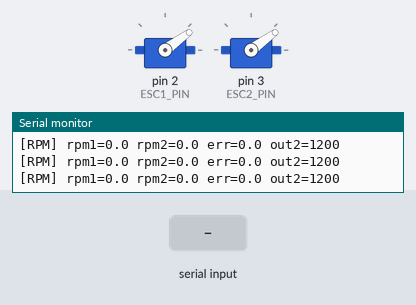
A sketch run on a simulated Arduino Uno, built with avr-gcc and run on an emulated ATmega328P. Shown: 2 × servo, the last lines printed to the serial monitor. The inputs (shaded band) are chosen by the test bench.

Above: at 4.2 s.
4.3 s: byte 116 ('t') received over Serial
At 5.6 s:
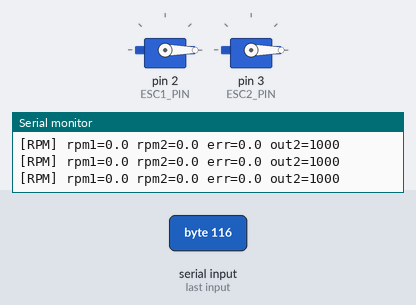
Timing chart, 0 to 7.3 s (numbered marks = the images above; inputs shaded):
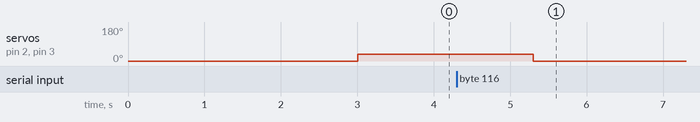

Measured:
- after the input at 4.3 s, servo on pin 2 (ESC1_PIN), servo on pin 3 (ESC2_PIN): 36° → 0° after 1.0 s

The sketch:

RPM_phase_matching_V1.ino
```cpp
#include <SPI.h>
#include <Servo.h>

// -------------------- USER CONFIG --------------------
// Encoder CS pins (shared SPI bus)
constexpr uint8_t CS_M1 = 10;
constexpr uint8_t CS_M2 = 9;

// ESC signal pins
constexpr uint8_t ESC1_PIN = 2;   // Motor 1 = reference (master)
constexpr uint8_t ESC2_PIN = 3;   // Motor 2 = follower

// ESC pulse limits
constexpr int ESC_MIN_US = 1000;
constexpr int ESC_MAX_US = 2000;

// Base throttle applied to Motor 1 (and feedforward for Motor 2)
volatile int baseThrottleUs = 1200;

// Control period
constexpr uint32_t CONTROL_PERIOD_US = 2000; // 500 Hz

// SPI settings for AS5147P
constexpr uint32_t SPI_HZ = 1000000;   // 1 MHz to start
constexpr uint8_t  SPI_MODE = SPI_MODE1;

// -------------------- SPEED PI (inner loop) --------------------
// Units: microseconds of ESC correction per RPM error
volatile float Kp_us_per_rpm   = 0.05f;
volatile float Ki_us_per_rpm_s = 0.20f;

constexpr float ITERM_CLAMP_US = 300.0f;  // integral clamp (us)
constexpr float OUT_CLAMP_US   = 250.0f;  // total correction clamp (us)

// RPM low-pass filter
constexpr float RPM_ALPHA = 0.80f;

// -------------------- PHASE (outer loop) --------------------
// Target: motor2 angle = motor1 angle + 90 deg (i.e., motor2 leads by +90°)
volatile float TARGET_PHASE_DEG = 90.0f;

// Phase loop creates a small RPM offset command for motor2.
// Units: RPM offset per degree of phase error
volatile float Kph_rpm_per_deg   = 0.50f;   // start small
volatile float Kih_rpm_per_deg_s = 0.00f;   // often P-only is enough; enable if needed

constexpr float PHASE_I_CLAMP_RPM = 200.0f;  // clamp phase integrator (rpm)
constexpr float PHASE_OFFS_CLAMP_RPM = 300.0f; // clamp max +/- rpm offset commanded by phase loop

// Only enter phase lock when speed is stable
constexpr float MIN_RPM_FOR_PHASE = 500.0f;     // don’t phase-lock near standstill
constexpr float RPM_STABLE_BAND   = 30.0f;      // abs(rpm1-rpm2) threshold
constexpr uint32_t STABLE_HOLD_MS = 1200;       // must remain stable this long

// -------------------------------------------------------------

Servo esc1, esc2;

struct RpmEstimator {
  bool init = false;
  uint16_t prevAngle = 0;
  uint32_t prevTimeUs = 0;
  float rpmFilt = 0.0f;
};

RpmEstimator rpm1State, rpm2State;

float speedITerm_us = 0.0f;   // speed PI integrator (us)
float phaseITerm_rpm = 0.0f;  // phase PI integrator (rpm)

enum SyncMode { MODE_RPM_MATCH, MODE_PHASE_LOCK };
SyncMode mode = MODE_RPM_MATCH;
uint32_t stableStartMs = 0;

// -------------------- AS5147P helpers --------------------
static inline uint8_t evenParityBit15(uint16_t lower15) {
  lower15 &= 0x7FFF;
  uint16_t x = lower15;
  x ^= x >> 8;
  x ^= x >> 4;
  x ^= x >> 2;
  x ^= x >> 1;
  return x & 1;
}

static inline bool checkEvenParity(uint16_t frame) {
  uint16_t lower15 = frame & 0x7FFF;
  uint8_t p = evenParityBit15(lower15);
  uint8_t pFrame = (frame >> 15) & 1;
  return (p == pFrame);
}

// Pipelined read of 14-bit register
uint16_t as5147pRead14(uint8_t csPin, uint16_t addr14) {
  uint16_t cmd = (addr14 & 0x3FFF) | 0x4000;     // read bit
  cmd |= (uint16_t(evenParityBit15(cmd)) << 15); // parity

  SPI.beginTransaction(SPISettings(SPI_HZ, MSBFIRST, SPI_MODE));

  digitalWrite(csPin, LOW);
  SPI.transfer16(cmd);
  digitalWrite(csPin, HIGH);

  delayMicroseconds(1);

  digitalWrite(csPin, LOW);
  uint16_t resp = SPI.transfer16(0x0000);
  digitalWrite(csPin, HIGH);

  SPI.endTransaction();

  bool parityOK = checkEvenParity(resp);
  bool errorFlag = (resp & 0x4000) != 0;

  if (!parityOK || errorFlag) return 0xFFFF;
  return resp & 0x3FFF;
}

uint16_t readAngleMotor1() { return as5147pRead14(CS_M1, 0x3FFF); }
uint16_t readAngleMotor2() { return as5147pRead14(CS_M2, 0x3FFF); }

static inline float angle14_to_deg(uint16_t a14) {
  return (float)a14 * (360.0f / 16384.0f);
}

// Wrap degrees to (-180, 180]
static inline float wrapDeg180(float x) {
  while (x <= -180.0f) x += 360.0f;
  while (x >   180.0f) x -= 360.0f;
  return x;
}

// RPM estimator
float updateRPM(RpmEstimator &st, uint16_t angle14, uint32_t nowUs) {
  if (!st.init) {
    st.init = true;
    st.prevAngle = angle14;
    st.prevTimeUs = nowUs;
    st.rpmFilt = 0.0f;
    return 0.0f;
  }

  uint32_t dtUs = nowUs - st.prevTimeUs;
  if (dtUs == 0) return st.rpmFilt;

  float dt = dtUs * 1e-6f;

  int32_t dAngle = int32_t(angle14) - int32_t(st.prevAngle);
  if (dAngle > 8192)  dAngle -= 16384;
  if (dAngle < -8192) dAngle += 16384;

  float rev = float(dAngle) / 16384.0f;
  float rpmRaw = (rev / dt) * 60.0f;

  st.rpmFilt = RPM_ALPHA * st.rpmFilt + (1.0f - RPM_ALPHA) * rpmRaw;

  st.prevAngle = angle14;
  st.prevTimeUs = nowUs;

  return st.rpmFilt;
}

// -------------------- ESC / safety --------------------
void armESCs() {
  esc1.writeMicroseconds(ESC_MIN_US);
  esc2.writeMicroseconds(ESC_MIN_US);
  delay(3000);
}

// -------------------- Serial tuning --------------------
void handleSerialTuning() {
  // Commands (examples):
  //  t1200   -> base throttle us
  //  p0.05   -> speed Kp
  //  i0.20   -> speed Ki
  //  a90     -> target phase deg (motor2 leads motor1)
  //  h0.50   -> phase Kp (rpm/deg)
  //  j0.00   -> phase Ki (rpm/(deg*s))
  //  r       -> reset back to RPM match mode
  if (!Serial.available()) return;

  char c = Serial.read();
  if (c == 't') {
    int v = Serial.parseInt();
    baseThrottleUs = constrain(v, ESC_MIN_US, ESC_MAX_US);
  } else if (c == 'p') {
    Kp_us_per_rpm = Serial.parseFloat();
  } else if (c == 'i') {
    Ki_us_per_rpm_s = Serial.parseFloat();
  } else if (c == 'a') {
    TARGET_PHASE_DEG = Serial.parseFloat();
  } else if (c == 'h') {
    Kph_rpm_per_deg = Serial.parseFloat();
  } else if (c == 'j') {
    Kih_rpm_per_deg_s = Serial.parseFloat();
  } else if (c == 'r') {
    mode = MODE_RPM_MATCH;
    stableStartMs = 0;
    speedITerm_us = 0;
    phaseITerm_rpm = 0;
  } else {
    while (Serial.available() && Serial.read() != '\n') {}
  }
}

// -------------------- Setup / loop --------------------
void setup() {
  Serial.begin(115200);

  pinMode(CS_M1, OUTPUT); digitalWrite(CS_M1, HIGH);
  pinMode(CS_M2, OUTPUT); digitalWrite(CS_M2, HIGH);

  SPI.begin();

  esc1.attach(ESC1_PIN, ESC_MIN_US, ESC_MAX_US);
  esc2.attach(ESC2_PIN, ESC_MIN_US, ESC_MAX_US);

  armESCs();

  Serial.println("Ready.");
  Serial.println("Cmds: t<us> p<float> i<float> a<deg> h<float> j<float> r");
  Serial.println("Phase target means: angle2 = angle1 + target (motor2 leads).");
}

void loop() {
  handleSerialTuning();

  static uint32_t lastControlUs = micros();
  static uint32_t lastPrintUs = micros();

  uint32_t nowUs = micros();

  if ((uint32_t)(nowUs - lastControlUs) >= CONTROL_PERIOD_US) {
    lastControlUs += CONTROL_PERIOD_US;
    float dt = CONTROL_PERIOD_US * 1e-6f;

    uint16_t a1 = readAngleMotor1();
    uint16_t a2 = readAngleMotor2();
    if (a1 == 0xFFFF || a2 == 0xFFFF) return;

    float rpm1 = updateRPM(rpm1State, a1, nowUs);
    float rpm2 = updateRPM(rpm2State, a2, nowUs);

    // Always drive motor1 at base throttle (reference)
    int out1 = constrain(baseThrottleUs, ESC_MIN_US, ESC_MAX_US);

    // -------- State machine: RPM match -> Phase lock --------
    if (mode == MODE_RPM_MATCH) {
      float err_rpm = rpm1 - rpm2;

      // Stability gate for switching into phase lock
      bool stable =
        (fabsf(err_rpm) < RPM_STABLE_BAND) &&
        (fabsf(rpm1) > MIN_RPM_FOR_PHASE) &&
        (fabsf(rpm2) > MIN_RPM_FOR_PHASE);

      uint32_t nowMs = millis();
      if (stable) {
        if (stableStartMs == 0) stableStartMs = nowMs;
        if ((nowMs - stableStartMs) >= STABLE_HOLD_MS) {
          mode = MODE_PHASE_LOCK;
          // reset integrators so we don't jump
          speedITerm_us = 0.0f;
          phaseITerm_rpm = 0.0f;
        }
      } else {
        stableStartMs = 0;
      }

      // Speed PI to match rpm2 -> rpm1
      float speedErr = rpm1 - rpm2;
      speedITerm_us += (Ki_us_per_rpm_s * speedErr) * dt;
      speedITerm_us = constrain(speedITerm_us, -ITERM_CLAMP_US, ITERM_CLAMP_US);

      float pTerm_us = Kp_us_per_rpm * speedErr;
      float corr_us = constrain(pTerm_us + speedITerm_us, -OUT_CLAMP_US, OUT_CLAMP_US);

      int out2 = constrain(int(baseThrottleUs + corr_us), ESC_MIN_US, ESC_MAX_US);

      esc1.writeMicroseconds(out1);
      esc2.writeMicroseconds(out2);

      // Print
      if ((uint32_t)(nowUs - lastPrintUs) >= 50000) {
        lastPrintUs = nowUs;
        Serial.print("[RPM] rpm1=");
        Serial.print(rpm1, 1);
        Serial.print(" rpm2=");
        Serial.print(rpm2, 1);
        Serial.print(" err=");
        Serial.print(speedErr, 1);
        Serial.print(" out2=");
        Serial.println(out2);
      }

    } else { // MODE_PHASE_LOCK
      // If speed collapses, fall back
      if (fabsf(rpm1) < MIN_RPM_FOR_PHASE || fabsf(rpm2) < MIN_RPM_FOR_PHASE) {
        mode = MODE_RPM_MATCH;
        stableStartMs = 0;
        speedITerm_us = 0;
        phaseITerm_rpm = 0;
        return;
      }

      float deg1 = angle14_to_deg(a1);
      float deg2 = angle14_to_deg(a2);

      // phaseErr = (actual phase diff) - target, wrapped to (-180,180]
      // actual phase diff defined as (deg2 - deg1)
      float phaseErrDeg = wrapDeg180((deg2 - deg1) - TARGET_PHASE_DEG);

      // Phase PI produces a small RPM offset command.
      // IMPORTANT SIGN: if phaseErrDeg > 0 (motor2 too far ahead), we want motor2 slower => negative rpm offset.
      phaseITerm_rpm += (-Kih_rpm_per_deg_s * phaseErrDeg) * dt;
      phaseITerm_rpm = constrain(phaseITerm_rpm, -PHASE_I_CLAMP_RPM, PHASE_I_CLAMP_RPM);

      float phaseOffs_rpm = (-Kph_rpm_per_deg * phaseErrDeg) + phaseITerm_rpm;
      phaseOffs_rpm = constrain(phaseOffs_rpm, -PHASE_OFFS_CLAMP_RPM, PHASE_OFFS_CLAMP_RPM);

      // New speed target for motor2:
      float rpm2_ref = rpm1 + phaseOffs_rpm;

      // Speed PI tracks rpm2_ref
      float speedErr = rpm2_ref - rpm2;

      speedITerm_us += (Ki_us_per_rpm_s * speedErr) * dt;
      speedITerm_us = constrain(speedITerm_us, -ITERM_CLAMP_US, ITERM_CLAMP_US);

      float pTerm_us = Kp_us_per_rpm * speedErr;
      float corr_us = constrain(pTerm_us + speedITerm_us, -OUT_CLAMP_US, OUT_CLAMP_US);

      int out2 = constrain(int(baseThrottleUs + corr_us), ESC_MIN_US, ESC_MAX_US);

      esc1.writeMicroseconds(out1);
      esc2.writeMicroseconds(out2);

      // Print
      if ((uint32_t)(nowUs - lastPrintUs) >= 50000) {
        lastPrintUs = nowUs;
        Serial.print("[PHASE] rpm1=");
        Serial.print(rpm1, 1);
        Serial.print(" rpm2=");
        Serial.print(rpm2, 1);
        Serial.print(" phErrDeg=");
        Serial.print(phaseErrDeg, 1);
        Serial.print(" phOffRpm=");
        Serial.print(phaseOffs_rpm, 1);
        Serial.print(" out2=");
        Serial.println(out2);
      }
    }
  }
}
```
